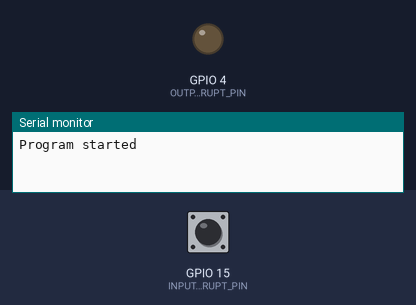
Bench run of a sketch on a simulated ESP32. Shown: output pins drawn as LEDs (lit = HIGH), the last lines printed to the serial monitor. Inputs (shaded band) come from the test bench; at power-on: GPIO 15 (INPUT_INTERRUPT_PIN) HIGH.

Above: at 5.0 s.
5.1 s: GPIO 15 (INPUT_INTERRUPT_PIN) pulled LOW for 0.15 s
At 11.17 s:
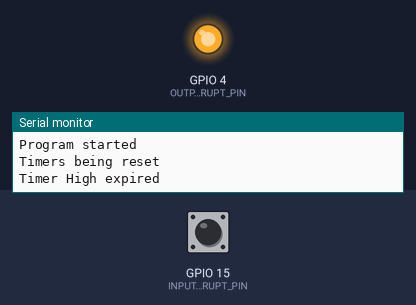
Timing chart, 0 to 12.7 s (numbered marks = the images above; inputs shaded):
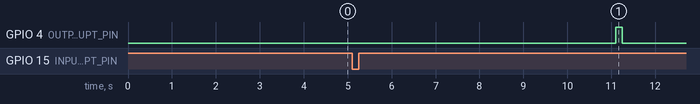

The sketch:

watch_trail1_esp.ino
```cpp
#define OUTPUT_INTERRUPT_PIN 4
#define INPUT_INTERRUPT_PIN 15


// Settings
static const TickType_t timerHigh_delay = 6000 / portTICK_PERIOD_MS;
static const TickType_t timerLow_delay = 6150 / portTICK_PERIOD_MS;


// Globals
static TimerHandle_t timerLow = NULL;
static TimerHandle_t timerHigh =NULL;

//*****************************************************************************
// Callbacks
//Turn on LED when timer high expires
void timerHighCallback(TimerHandle_t xTimer) {
  digitalWrite(OUTPUT_INTERRUPT_PIN, HIGH);
  Serial.println("Timer High expired");

}
// Turn off LED when timer expires and start timerHigh
void timerLowCallback(TimerHandle_t xTimer) {
  digitalWrite(OUTPUT_INTERRUPT_PIN, LOW);
  Serial.println("Timer Low expired");
  xTimerStart(timerHigh, portMAX_DELAY);
}


//variables to keep track of the timing of recent interrupts
unsigned long button_time = 0;
unsigned long last_button_time = 0;

void IRAM_ATTR isr() {
    button_time = millis();
    if (button_time - last_button_time > 250)
    {
       Serial.println("Timers being reset");
       xTimerStart(timerLow, portMAX_DELAY);
       xTimerStart(timerHigh, portMAX_DELAY);
       last_button_time = button_time;
    }

}

void setup() {
    Serial.begin(115200);
    delay(1000);
    Serial.println("Program started");
    pinMode(INPUT_INTERRUPT_PIN, INPUT_PULLUP);
    pinMode(OUTPUT_INTERRUPT_PIN, OUTPUT);
    attachInterrupt(INPUT_INTERRUPT_PIN, isr, HIGH);


  timerHigh = xTimerCreate(
                      "timer high",     // Name of timer
                      timerHigh_delay,            // Period of timer (in ticks)
                      pdFALSE,              // Auto-reload
                      (void *)1,            // Timer ID
                      timerHighCallback);  // Callback function

  timerLow = xTimerCreate(
                      "timer low",     // Name of timer
                      timerLow_delay,            // Period of timer (in ticks)
                      pdTRUE,              // Auto-reload
                      (void *)0,            // Timer ID
                      timerLowCallback);  // Callback function


   xTimerStart(timerLow, portMAX_DELAY);
   xTimerStart(timerHigh, portMAX_DELAY);

   vTaskDelete(NULL);

}

void loop() {

}
```
